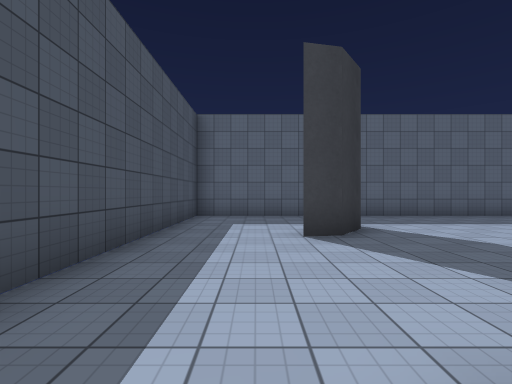
[1] (above)

16 first-person views from a walk through a Unity game level. The camera is 1.4 m above the floor, looks level and sees 85° across. The floor is counted in squares, 2 m on a side. Each view is taken from the middle of a square. On the plan, view 1 faces up. The plan holds only what a view shows up to about 9 squares ahead; the rest is blank. Surface patterns are stand-ins for the level's own textures.

[2]
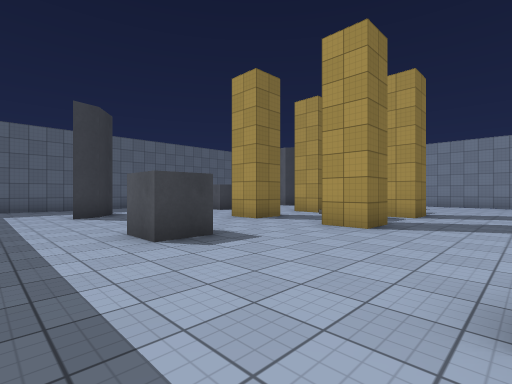

[3]
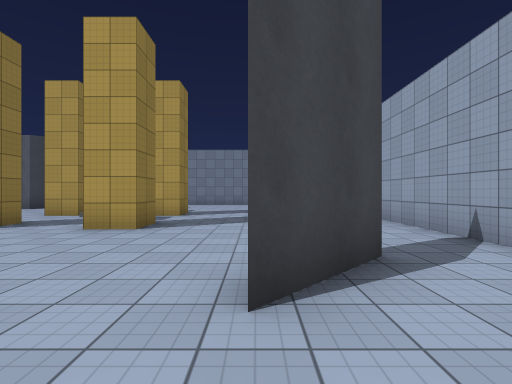

[4]
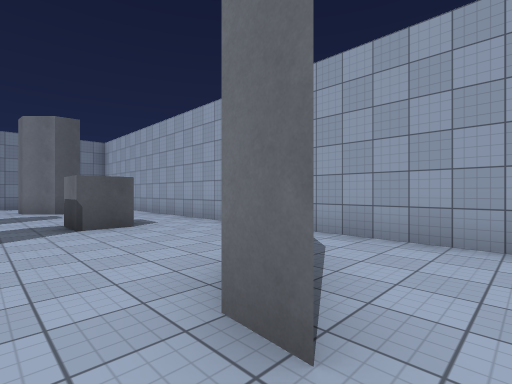

[5]
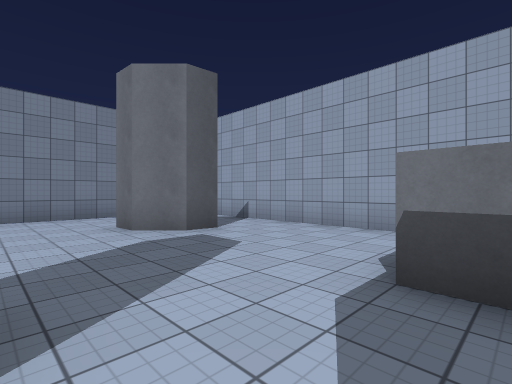

[6]
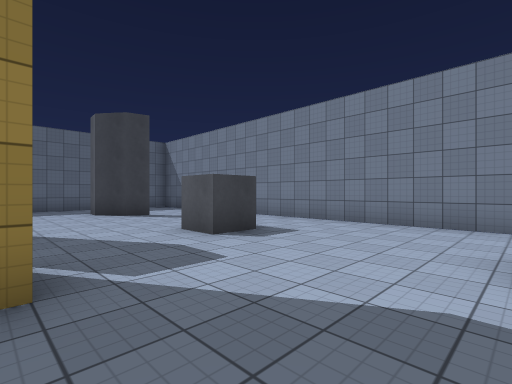

[7]
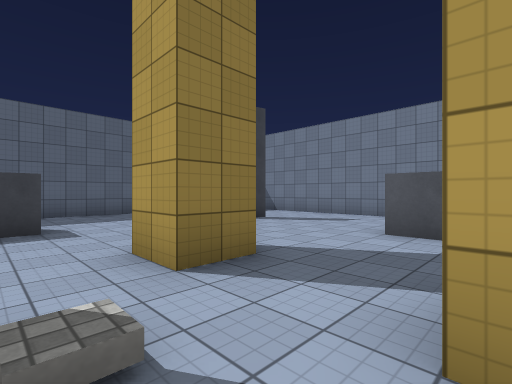

[8]
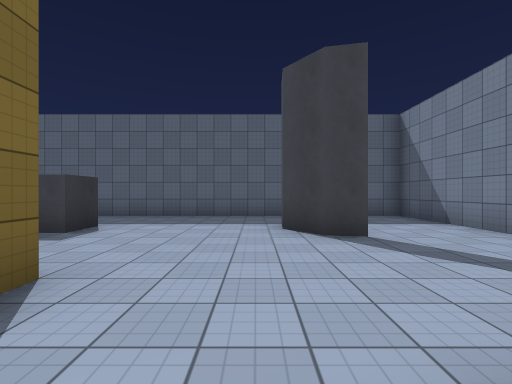

[9]
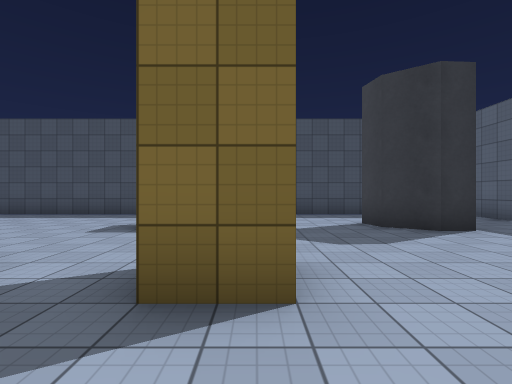

[10]
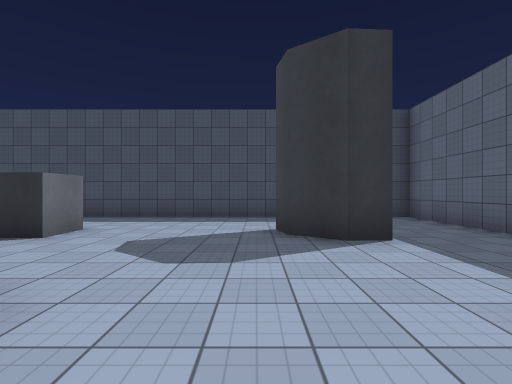

[11]
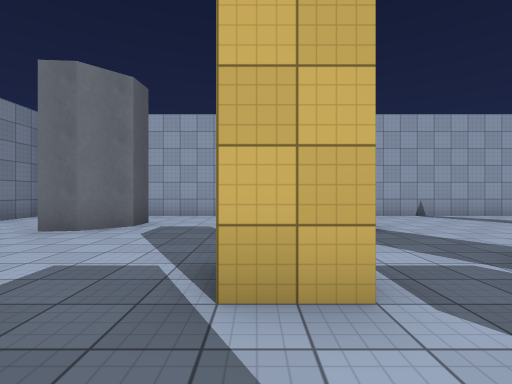

[12]
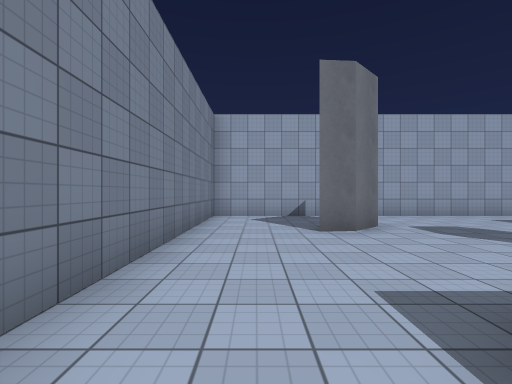

[13]
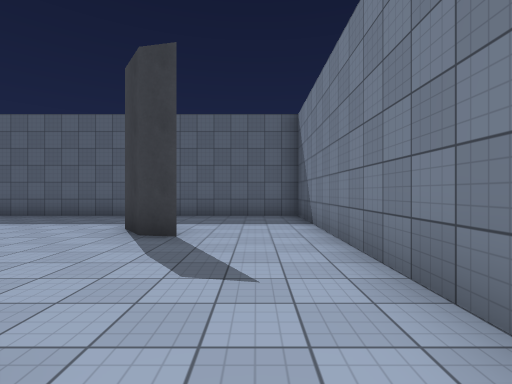

[14]
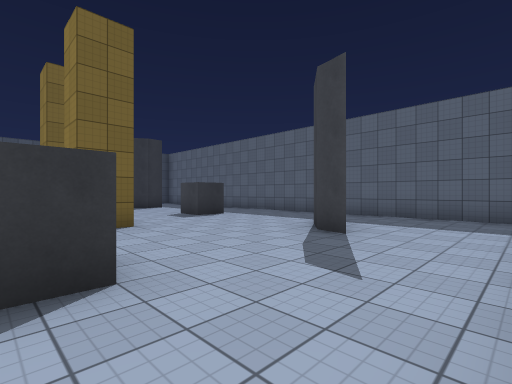

[15]
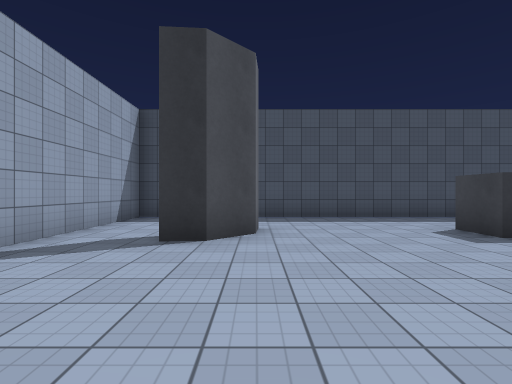

[16]
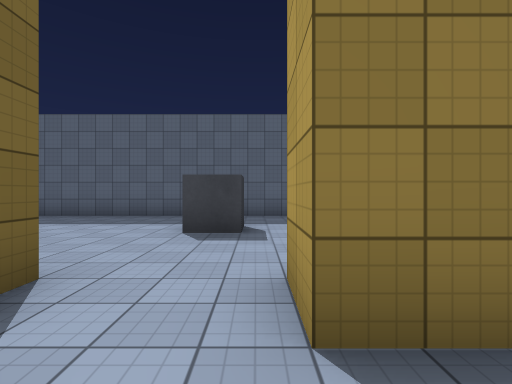

### Floor plan
Points are (right, up) in squares from view 1. A wall is a line through its corners. A room is listed if a view was taken in it or the views show most of it. See-through windows are left out.
Room 1 (views 1, 2, 3, 4, 5, 6, 7, 8, 9, 10, 11, 12, 13, 14, 15, 16)
walls: (5.3, 2.2) (5.3, 1.2) (4.3, 1.2) (4.3, 2.2); (8.2, 1.2) (7.3, 1.2) (7.3, 2.2); (5.2, -1.8) (4.3, -1.8) (4.3, -0.8); (8.2, -1.8) (7.3, -1.8) (7.3, -0.8) (8.2, -0.8); (-1.8, 8.3) (-1.8, -7.3) (14.2, -7.3) (14.2, 8.3) (-1.8, 8.3)
objects: other object (1, -5) to (2, -4); other object (1, 0); other object (1, 5) to (2, 6); other object (6, -5); block (6, 0); other object (6, 5); other object (11, -5) to (12, -4); other object (11, 0); other object (11, 5) to (11, 6)

Positions as (right, up) in squares from view 1, and headings:
1: (0, 0), facing up
2: (-1, -4), facing up-right
3: (-1, -4), facing right
4: (0, -3), facing down-right
5: (6, -2), facing down-right
6: (8, -4), facing up-right
7: (6, -1), facing up-right
8: (10, 0), facing up
9: (7, 2), facing left
10: (6, 4), facing left
11: (8, 1), facing down
12: (13, 1), facing down
13: (13, 0), facing up
14: (14, 0), facing up-left
15: (6, -4), facing left
16: (7, 0), facing up
